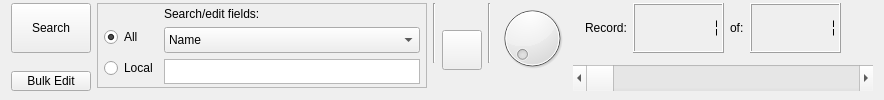
     <widget class="QFrame" name="frame_11">
      <property name="sizePolicy">
       <sizepolicy hsizetype="Preferred" vsizetype="Preferred">
        <horstretch>0</horstretch>
        <verstretch>0</verstretch>
       </sizepolicy>
      </property>
      <property name="minimumSize">
       <size>
        <width>0</width>
        <height>100</height>
       </size>
      </property>
      <property name="maximumSize">
       <size>
        <width>16777215</width>
        <height>81</height>
       </size>
      </property>
      <property name="frameShape">
       <enum>QFrame::NoFrame</enum>
      </property>
      <property name="frameShadow">
       <enum>QFrame::Raised</enum>
      </property>
      <layout class="QGridLayout" name="gridLayout_9">
       <property name="topMargin">
        <number>3</number>
       </property>
       <property name="bottomMargin">
        <number>3</number>
       </property>
       <item row="0" column="0">
        <widget class="QPushButton" name="btnFieldSearch">
         <property name="sizePolicy">
          <sizepolicy hsizetype="Preferred" vsizetype="Preferred">
           <horstretch>0</horstretch>
           <verstretch>0</verstretch>
          </sizepolicy>
         </property>
         <property name="minimumSize">
          <size>
           <width>0</width>
           <height>20</height>
          </size>
         </property>
         <property name="text">
          <string>Search</string>
         </property>
        </widget>
       </item>
       <item row="0" column="4">
        <widget class="Line" name="line_3">
         <property name="minimumSize">
          <size>
           <width>0</width>
           <height>60</height>
          </size>
         </property>
         <property name="orientation">
          <enum>Qt::Vertical</enum>
         </property>
        </widget>
       </item>
       <item row="0" column="10">
        <widget class="QLabel" name="label_4">
         <property name="sizePolicy">
          <sizepolicy hsizetype="Preferred" vsizetype="Preferred">
           <horstretch>0</horstretch>
           <verstretch>0</verstretch>
          </sizepolicy>
         </property>
         <property name="minimumSize">
          <size>
           <width>0</width>
           <height>10</height>
          </size>
         </property>
         <property name="text">
          <string>of:</string>
         </property>
        </widget>
       </item>
       <item row="0" column="11">
        <widget class="QLCDNumber" name="lcdNumber_max">
         <property name="sizePolicy">
          <sizepolicy hsizetype="Preferred" vsizetype="Preferred">
           <horstretch>0</horstretch>
           <verstretch>0</verstretch>
          </sizepolicy>
         </property>
         <property name="minimumSize">
          <size>
           <width>34</width>
           <height>20</height>
          </size>
         </property>
         <property name="digitCount">
          <number>8</number>
         </property>
         <property name="segmentStyle">
          <enum>QLCDNumber::Flat</enum>
         </property>
         <property name="value" stdset="0">
          <double>1.000000000000000</double>
         </property>
        </widget>
       </item>
       <item row="0" column="2">
        <widget class="Line" name="line">
         <property name="minimumSize">
          <size>
           <width>0</width>
           <height>60</height>
          </size>
         </property>
         <property name="orientation">
          <enum>Qt::Vertical</enum>
         </property>
        </widget>
       </item>
       <item row="0" column="3" rowspan="5">
        <widget class="QPushButton" name="pushButtonSimilar">
         <property name="sizePolicy">
          <sizepolicy hsizetype="Preferred" vsizetype="Preferred">
           <horstretch>0</horstretch>
           <verstretch>0</verstretch>
          </sizepolicy>
         </property>
         <property name="minimumSize">
          <size>
           <width>0</width>
           <height>0</height>
          </size>
         </property>
         <property name="maximumSize">
          <size>
           <width>40</width>
           <height>40</height>
          </size>
         </property>
         <property name="toolTip">
          <string>Click a field from the Record tab and records with similar values will be checked</string>
         </property>
         <property name="text">
          <string/>
         </property>
         <property name="icon">
          <iconset resource="../../../../Volumes/Promise Pegasus/Dropbox/VGenes/Resources/VgenesResources.qrc">
           <normaloff>:/PNG-Icons/SelectSimilar.png</normaloff>:/PNG-Icons/SelectSimilar.png</iconset>
         </property>
         <property name="iconSize">
          <size>
           <width>24</width>
           <height>24</height>
          </size>
         </property>
         <property name="autoDefault">
          <bool>false</bool>
         </property>
         <property name="default">
          <bool>false</bool>
         </property>
         <property name="flat">
          <bool>false</bool>
         </property>
        </widget>
       </item>
       <item row="0" column="8">
        <widget class="QLabel" name="label_12">
         <property name="sizePolicy">
          <sizepolicy hsizetype="Preferred" vsizetype="Preferred">
           <horstretch>0</horstretch>
           <verstretch>0</verstretch>
          </sizepolicy>
         </property>
         <property name="minimumSize">
          <size>
           <width>0</width>
           <height>10</height>
          </size>
         </property>
         <property name="text">
          <string>Record:</string>
         </property>
        </widget>
       </item>
       <item row="1" column="9">
        <spacer name="verticalSpacer_2">
         <property name="orientation">
          <enum>Qt::Vertical</enum>
         </property>
         <property name="sizeHint" stdset="0">
          <size>
           <width>20</width>
           <height>40</height>
          </size>
         </property>
        </spacer>
       </item>
       <item row="0" column="9">
        <widget class="QLCDNumber" name="lcdNumber_current">
         <property name="sizePolicy">
          <sizepolicy hsizetype="Preferred" vsizetype="Preferred">
           <horstretch>0</horstretch>
           <verstretch>0</verstretch>
          </sizepolicy>
         </property>
         <property name="minimumSize">
          <size>
           <width>34</width>
           <height>20</height>
          </size>
         </property>
         <property name="digitCount">
          <number>8</number>
         </property>
         <property name="segmentStyle">
          <enum>QLCDNumber::Flat</enum>
         </property>
         <property name="value" stdset="0">
          <double>1.000000000000000</double>
         </property>
        </widget>
       </item>
       <item row="0" column="5" rowspan="3">
        <widget class="QDial" name="dial">
         <property name="sizePolicy">
          <sizepolicy hsizetype="Preferred" vsizetype="Preferred">
           <horstretch>0</horstretch>
           <verstretch>0</verstretch>
          </sizepolicy>
         </property>
         <property name="minimumSize">
          <size>
           <width>0</width>
           <height>70</height>
          </size>
         </property>
         <property name="maximumSize">
          <size>
           <width>70</width>
           <height>16777215</height>
          </size>
         </property>
         <property name="toolTip">
          <string>Single click to focus and use arrow keys to increment</string>
         </property>
         <property name="invertedAppearance">
          <bool>false</bool>
         </property>
         <property name="invertedControls">
          <bool>false</bool>
         </property>
         <property name="notchesVisible">
          <bool>false</bool>
         </property>
        </widget>
       </item>
       <item row="0" column="12">
        <spacer name="horizontalSpacer_6">
         <property name="orientation">
          <enum>Qt::Horizontal</enum>
         </property>
         <property name="sizeHint" stdset="0">
          <size>
           <width>20</width>
           <height>20</height>
          </size>
         </property>
        </spacer>
       </item>
       <item row="2" column="6" rowspan="2" colspan="8">
        <widget class="QScrollBar" name="horizontalScrollBar">
         <property name="sizePolicy">
          <sizepolicy hsizetype="Preferred" vsizetype="Preferred">
           <horstretch>0</horstretch>
           <verstretch>0</verstretch>
          </sizepolicy>
         </property>
         <property name="minimumSize">
          <size>
           <width>300</width>
           <height>15</height>
          </size>
         </property>
         <property name="orientation">
          <enum>Qt::Horizontal</enum>
         </property>
        </widget>
       </item>
       <item row="3" column="0">
        <widget class="QPushButton" name="btnFieldBulk">
         <property name="sizePolicy">
          <sizepolicy hsizetype="Preferred" vsizetype="Preferred">
           <horstretch>0</horstretch>
           <verstretch>0</verstretch>
          </sizepolicy>
         </property>
         <property name="minimumSize">
          <size>
           <width>0</width>
           <height>20</height>
          </size>
         </property>
         <property name="toolTip">
          <string>Edit search field of all checked records to match edit/search box value</string>
         </property>
         <property name="text">
          <string>Bulk Edit</string>
         </property>
        </widget>
       </item>
       <item row="0" column="1">
        <widget class="QFrame" name="frame_3">
         <property name="minimumSize">
          <size>
           <width>300</width>
           <height>85</height>
          </size>
         </property>
         <property name="frameShape">
          <enum>QFrame::StyledPanel</enum>
         </property>
         <property name="frameShadow">
          <enum>QFrame::Raised</enum>
         </property>
         <layout class="QGridLayout" name="gridLayout_22">
          <property name="leftMargin">
           <number>6</number>
          </property>
          <property name="topMargin">
           <number>3</number>
          </property>
          <property name="rightMargin">
           <number>6</number>
          </property>
          <property name="bottomMargin">
           <number>3</number>
          </property>
          <item row="3" column="1" rowspan="2">
           <widget class="QComboBox" name="cboFindField">
            <property name="sizePolicy">
             <sizepolicy hsizetype="Preferred" vsizetype="Preferred">
              <horstretch>0</horstretch>
              <verstretch>0</verstretch>
             </sizepolicy>
            </property>
            <property name="minimumSize">
             <size>
              <width>0</width>
              <height>0</height>
             </size>
            </property>
            <property name="maximumSize">
             <size>
              <width>16777215</width>
              <height>30</height>
             </size>
            </property>
            <property name="toolTip">
             <string>Choose a column name to search:</string>
            </property>
            <property name="currentText">
             <string>Name</string>
            </property>
            <property name="frame">
             <bool>true</bool>
            </property>
            <item>
             <property name="text">
              <string>Name</string>
             </property>
            </item>
            <item>
             <property name="text">
              <string>From column</string>
             </property>
            </item>
            <item>
             <property name="text">
              <string>Any</string>
             </property>
            </item>
           </widget>
          </item>
          <item row="4" column="0" rowspan="2">
           <widget class="QRadioButton" name="rdoLocal">
            <property name="text">
             <string>Local</string>
            </property>
           </widget>
          </item>
          <item row="3" column="0">
           <widget class="QRadioButton" name="rdoAll">
            <property name="text">
             <string>All</string>
            </property>
            <property name="checked">
             <bool>true</bool>
            </property>
           </widget>
          </item>
          <item row="5" column="1">
           <widget class="QPlainTextEdit" name="txtFieldSearch">
            <property name="sizePolicy">
             <sizepolicy hsizetype="Preferred" vsizetype="Preferred">
              <horstretch>0</horstretch>
              <verstretch>0</verstretch>
             </sizepolicy>
            </property>
            <property name="minimumSize">
             <size>
              <width>0</width>
              <height>0</height>
             </size>
            </property>
           </widget>
          </item>
          <item row="2" column="1">
           <widget class="QLabel" name="label_13">
            <property name="text">
             <string>Search/edit fields:</string>
            </property>
           </widget>
          </item>
         </layout>
        </widget>
       </item>
      </layout>
     </widget>
